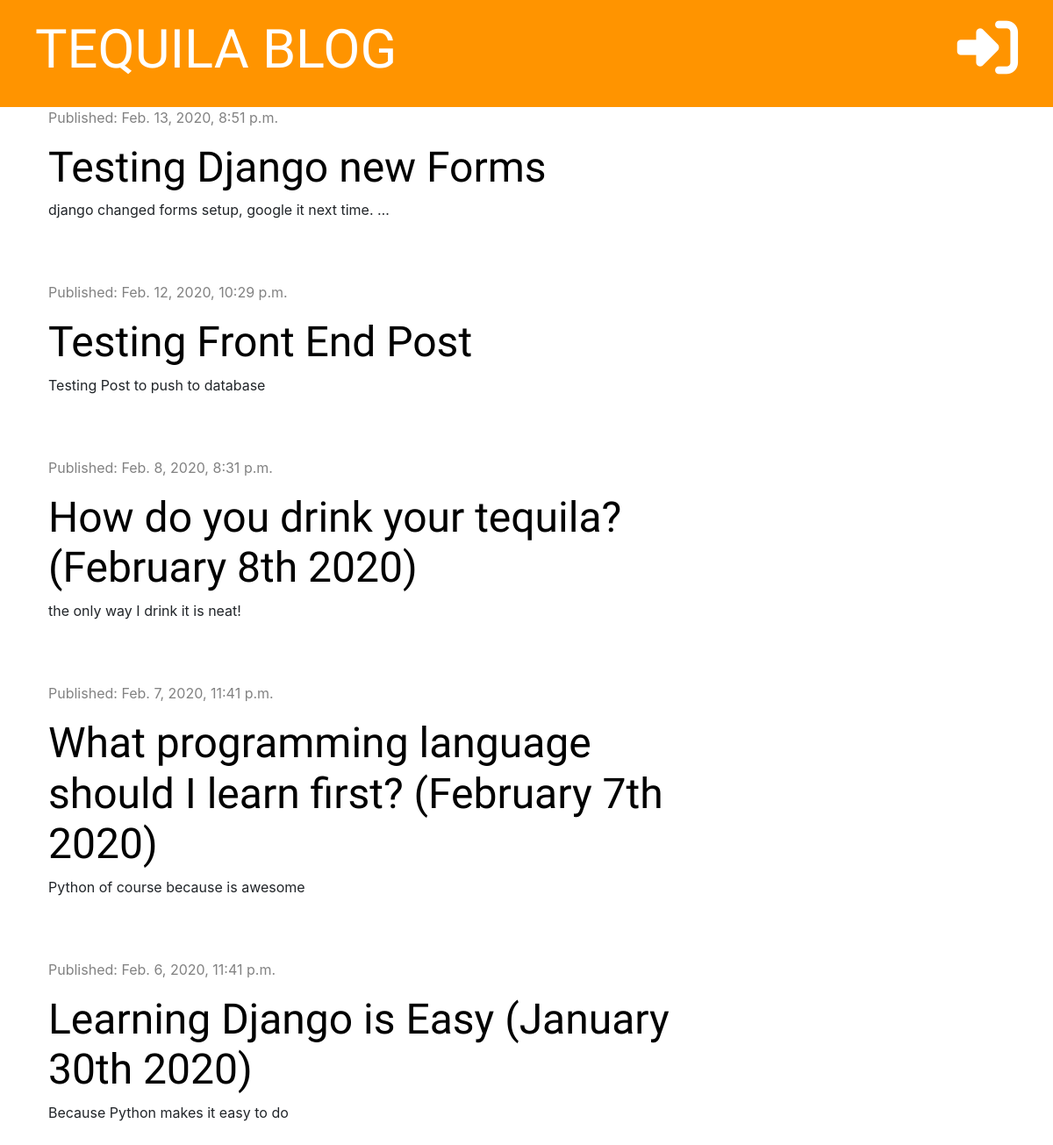
The app's page /, older data.
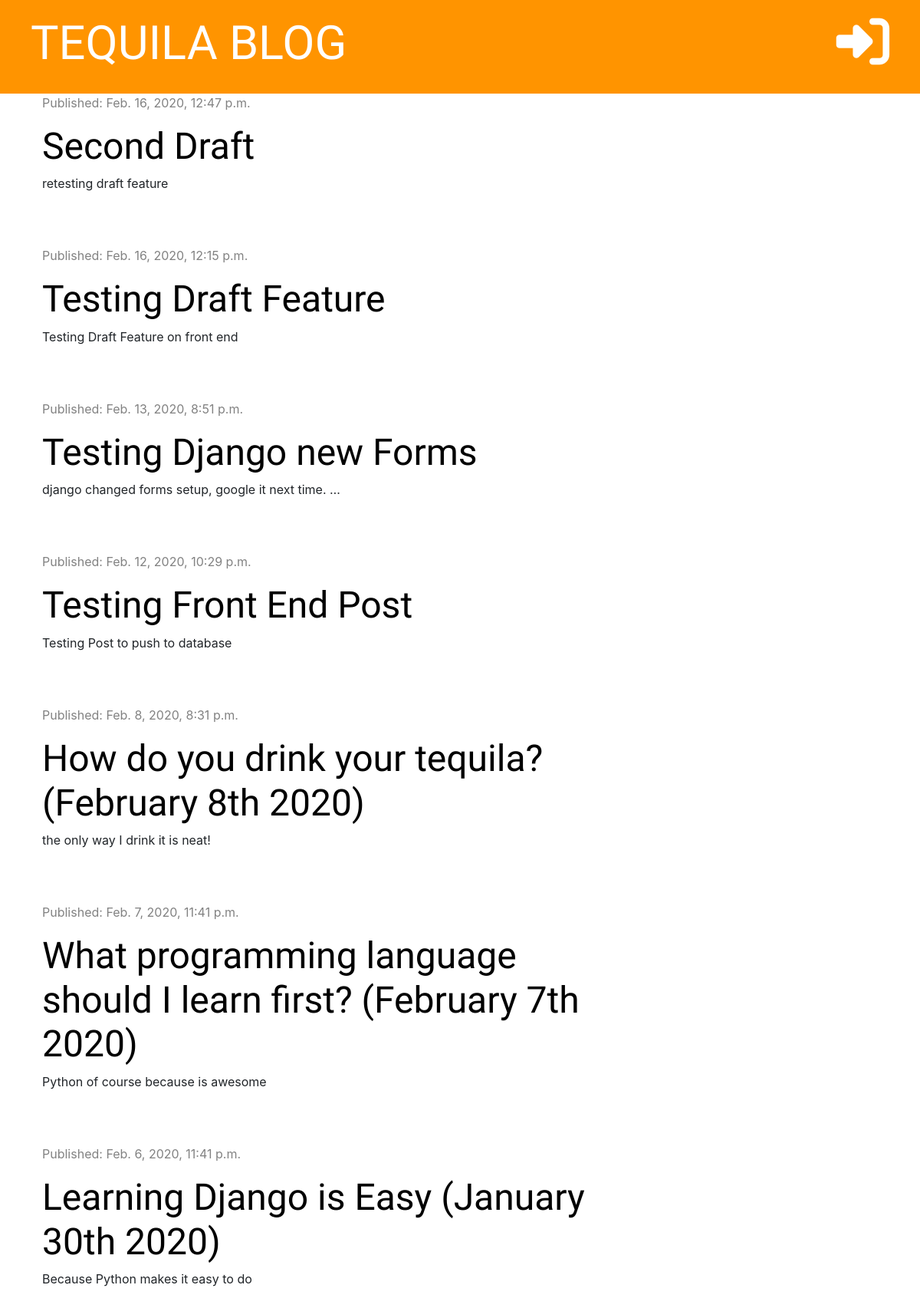
The same page, newer data.
### blog/models.py (models this page shows, shortened)
class Post(models.Model):
    author = models.ForeignKey('auth.User', on_delete=models.CASCADE)
    title = models.CharField(max_length=200)
    text = models.TextField()
    created_date = models.DateTimeField(default=timezone.now)
    published_date = models.DateTimeField(blank=True, null=True)

### blog/views.py (the view)
# urls.py: path('', views.post_list, name='post_list'),
def post_list(request):
    posts = Post.objects.filter(published_date__lte=timezone.now()).order_by('-published_date')
    stuff_for_frontend = {'posts':posts}
    return render(request, 'blog/post_list.html', stuff_for_frontend)

### blog/templates/blog/post_list.html (shortened to what this page needs)
{% extends 'blog/base.html' %}
{% block content %}
        {% for post in posts %}
                <div class="post">
                      <div class="date">
                            <p>Published: {{ post.published_date }}</p>
                      </div>
                      <h1><a href="{% url 'post_detail' pk=post.pk %}">{{ post.title }}</a></h1>
                      <p>{{ post.text|truncatechars:50|linebreaksbr }}</p>
                </div>
        {% endfor %}
{% endblock %}

### blog/templates/blog/base.html (shortened to what this page needs)
{% load static %}
<!DOCTYPE html>
<html lang="en" dir="ltr">
  <head>
    <link href="https://stackpath.bootstrapcdn.com/bootstrap/4.4.1/css/bootstrap.min.css" rel="stylesheet">
    <link rel="stylesheet" href="{% static 'css/blog.css' %}" type="text/css">
  </head>
  <body>
      <div class="page-header">
            {% if user.is_authenticated %}
                <a href="{% url 'post_draft_list' %}" class="top-menu"><i class="fas fa-pencil-ruler fa-2x"></i></a>
                <a href="{% url 'post_new' %}" class="top-menu"><i class="fas fa-plus fa-2x"></i></a>
                <p class="top-menu">Hello, {{ user.username }} <small>(<a href="{% url 'logout' %}">Log out</a>)</small></p>
            {% else %}
                <a href="{% url 'login' %}" class="top-menu"><i class="fas fa-sign-in-alt fa-2x"></i></a>
            {% endif %}
            <h1><a href="{% url "post_list" %}">TEQUILA BLOG</a></h1>
      </div>
      <div class="content container">
            <div class="row">
                  <div class="col-md-8">
                      {% block content %}
                      {% endblock %}
                  </div>
            </div>
      </div>
  </body>
</html>

### blog/static/css/blog.css (style rules this page uses)
.page-header { background-color: #ff9400; margin-top: 0; padding: 20px 20px 20px 40px; }
.page-header h1, .page-header h1 a { color: #ffffff; font-size: 46pt; text-decoration: none; }
.content { margin-left: 40px; }
h1, h2, h3, h4 { font-family: 'Tangerine', 'Inconsolata', 'Droid Sans', serif; font-size: 48px; }
.date { color: #828282; }
.post { margin-bottom: 70px; }
.post h1 a { color: #000000; }
.top-menu { color: #ffffff; float: right; font-size: 26pt; margin-right: 20px; }

Row changes from the older to the newer data that the page shows:
added Post: published_date "Feb. 16, 2020, 12:47 p.m.", title "Second Draft", text "retesting draft feature"
added Post: published_date "Feb. 16, 2020, 12:15 p.m.", title "Testing Draft Feature", text "Testing Draft Feature on front end"
